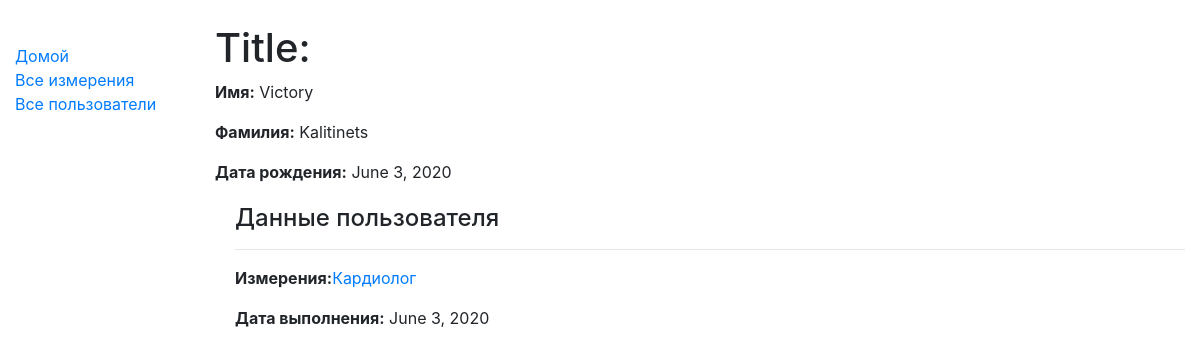
The page /catalog/users/2 on the database as committed earlier.
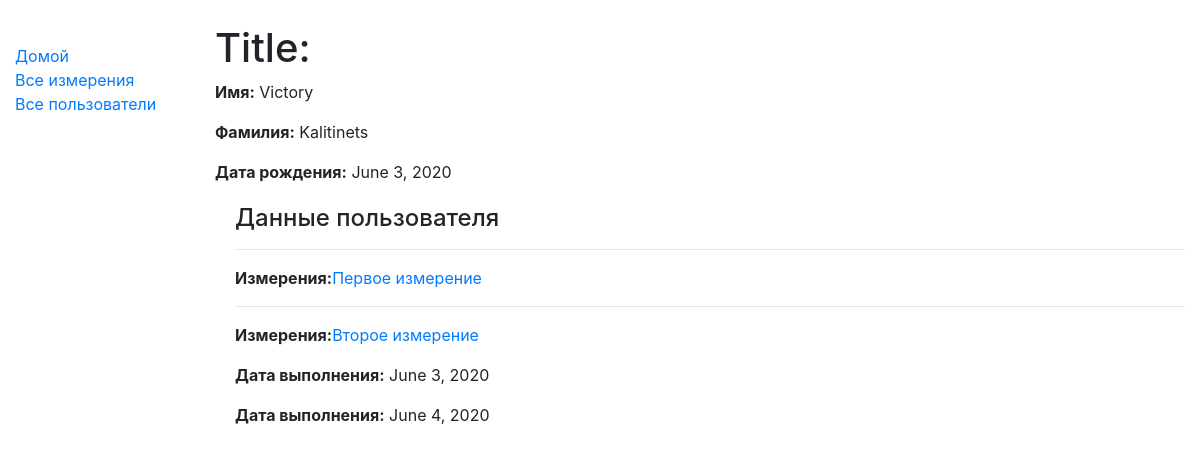
The same page on the database as committed later.
### catalog/models.py (models this page shows, shortened)
class Measure(models.Model):
    title = models.CharField(max_length=100)
    last_name = models.CharField(max_length=100, default='')
    user = models.ForeignKey('User', on_delete=models.SET_NULL, null=True)

class UsersMeasurement(models.Model):
    user = models.ForeignKey('User', on_delete=models.SET_NULL, null=True)
    measure = models.ForeignKey('Measure', on_delete=models.SET_NULL, null=True)
    systolic = models.IntegerField(max_length=10)
    dyastolic = models.IntegerField(max_length=10)
    pulse = models.IntegerField(max_length=10)
    date_measure = models.DateField(null=True, blank=True)
    LOAN_STATUS = (
        ('p', 'выполено'),
        ('n', 'не выполнено'),
     )
    status = models.CharField(
        max_length=1,
        choices=LOAN_STATUS,
        blank=True,
        default='p',
        help_text='status measurement')
    class Meta:
        ordering = ['date_measure']

### catalog/views.py (the view)
# urls.py: path('users/<int:pk>', views.UserDetailView.as_view(), name='user-detail'),
class UserDetailView(generic.DetailView):
    model = User

### catalog/templates/catalog/user_detail.html
{% extends "base_generic.html" %}
{% block content %}
<h1>Title: {{ measure.title }}</h1>
<p><strong>Имя:</strong> {{ user.first_name }}</p>
<p><strong>Фамилия:</strong> {{ user.last_name }}</p>
<p><strong>Дата рождения:</strong> {{ user.date_of_birth }}</p>
<div style="margin-left:20px;margin-top:20px">
    <h4>Данные пользователя</h4>
    {% for measure in user.measure_set.all %}
    <hr>
    <p><strong>Измерения:</strong><a href="{% url 'measure-detail' measure.pk %}">{{ measure.title }}</a></p>
    {% endfor %}
    {% for copy in user.usersmeasurement_set.all %}
    <p><strong>Дата выполнения:</strong> {{ copy.date_measure }}</p>
    {% endfor %}
</div>
{% endblock %}

Rows that differ between the two databases and show on the page:
changed Measure: title "Кардиолог" → "Первое измерение"
added Measure: title "Второе измерение"
added UsersMeasurement: date_measure "June 4, 2020"
